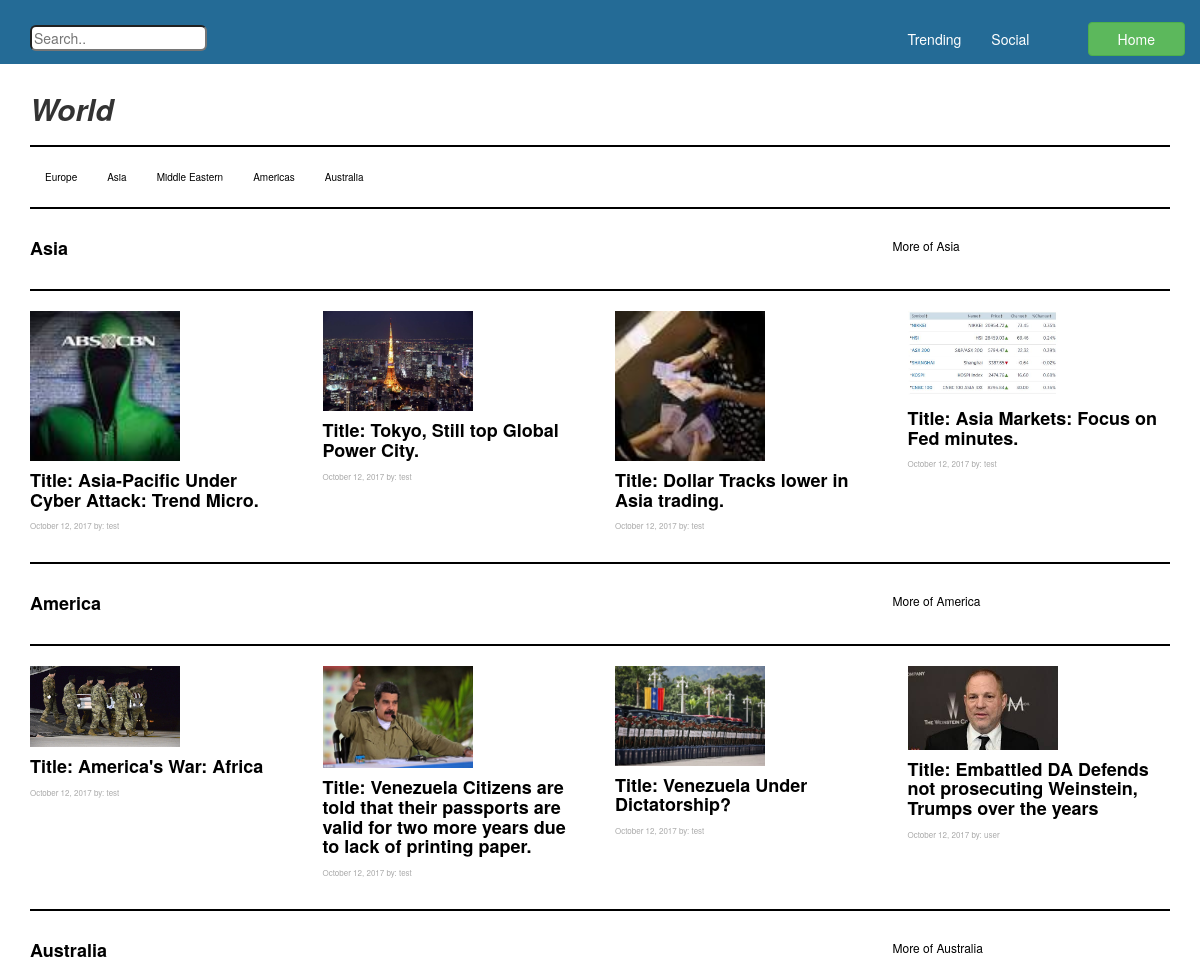
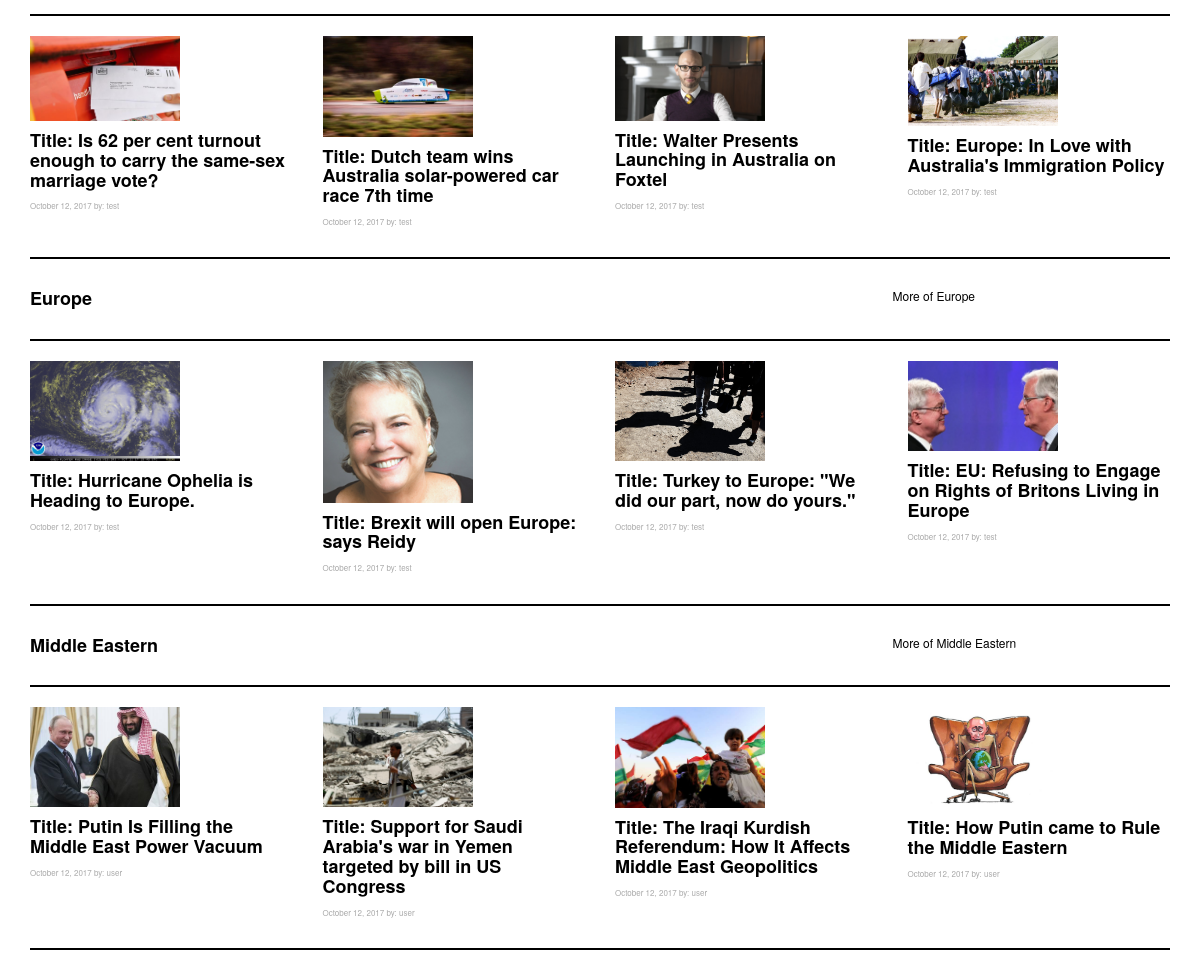
/webapp/Trending.php, run on the app's committed database (2 pictures, top to bottom).
### tables this page shows
CREATE TABLE `articles` (
  `article_id` int(11) NOT NULL,
  `title` longtext NOT NULL,
  `content` longtext NOT NULL,
  `date` date NOT NULL,
  `user_id` int(11) NOT NULL,
  `image` varchar(5000) NOT NULL,
  `topic` enum('Social','America','Asia','Europe','Middle Eastern','Australia') NOT NULL
);

CREATE TABLE `user` (
  `user_id` int(11) NOT NULL,
  `username` varchar(1000) NOT NULL,
  `email` varchar(1000) NOT NULL,
  `password` varchar(100) NOT NULL
);

### webapp/Trending.php (the view, shortened to what this page needs)
<?php
    require("sql_connect.php");
?>
<html>
<head>
<link rel = "stylesheet" href = "bootstrap/css/bootstrap.css">
<link rel = "stylesheet" type = "text/css" href="style.css">
</head>
<header>
    <nav class = "nav navbar-default-top2">
         <div class="container-fluid">
                <form action = "home.php" method = "POST">
                        <div class="col-md-3" style = "margin-top: 25px;">
                             <input type="text" name="search" placeholder="Search.." style = "border-radius: 6px;">
                        </div>
                    </form>
                         <div class = "col-md-offset-9">
                            <ul class = "nav navbar-nav">
                                <li><a href= "Trending.php">Trending</a></li>
                                <li><a href= "social.php">Social</a></li>
                            </ul>
                    </div>
                <div class="col-md-offset-11">
                    <a href = "home.php"><button type="button" class="btn btn-success" style="margin-top: 8px;">Home</button> </a>
                </div>
            </div>
    </nav>
</header>
<body>
<div class = "container" id = "mainContainer">
    <div class = "mainHeader">
        <h2>World</h2>
            <hr style = "border: solid black 1px;">
    </div>
<?php
    $topics = array("Asia", "America", "Australia", "Europe", "Middle Eastern");
    echo"
            <div class = 'subTitles'>
                <ul class = 'nav navbar-nav' id  = 'subTitlesNav'>
                    <li><a href= 'categories.php?cat=Europe'>Europe</a></li>
                    <li><a href= 'categories.php?cat=Asia'>Asia</a></li>
                    <li><a href= 'categories.php?cat=Middle Eastern'>Middle Eastern</a></li>
                    <li><a href= 'categories.php?cat=Americas'>Americas</a></li>
                    <li><a href= 'categories.php?cat=Australia'>Australia</a></li>
                </ul>
                <br>
                 <hr style = 'border: solid black 0.5px;'>
        </div>
        ";
    foreach($topics as $topic){
        $query = "SELECT * FROM articles AS a
                INNER JOIN user AS u
                ON u.user_id = a.user_id
                WHERE topic = '{$topic}'
                ORDER BY article_id DESC LIMIT 4";
        $ret = mysqli_query($db, $query);
        echo "
                <div class = 'row'>
                    <div class = 'col-md-9'>
                        <div class = 'mainHeader'>
                            <h4>{$topic}</h4>
                        </div>
                    </div>
                    <div class = 'col-md-offset-9'>
                        <a href = 'categories.php?cat={$topic}'><h6 style = 'color:black'>More of {$topic}</h6></a>
                    </div>
                </div>
                <hr style = 'border: solid black 0.5px';>
                <div class = 'row'>
                ";
            while($row = mysqli_fetch_assoc($ret)){
                $temp = strtotime($row['date']);
				$saveDate = date("F j, Y", $temp);
                echo"
                        <div class = 'col-md-3'>
                            <a href = 'article.php?artID={$row['article_id']}'><img src='{$row['image']}' style = 'width:150px;'></a>
                            <h4>Title: {$row['title']}</h4>
                            <p style = 'font-size: 8px; color: darkgray'>{$saveDate} by: {$row['username']}</p>
                        </div>
                ";
            }
            echo"
                    </div>
            <hr style = 'border: solid black 0.5px';>";
    }
?>
</div>

### webapp/style.css (style rules this page uses)
p { color: black; }
.navbar-default-top2 { background-color: #246b96; position: fixed; top: 0; width: 100%; z-index: 100; }
.navbar-nav > li >a { color: white; transition-duration: 0.4s; }
.btn { width: 100%; }
#subTitlesNav>li>a { color:black; }
#mainContainer { margin-top: 50px; }

### webapp/Trending.php (style rules this page uses)
#mainContainer { margin-bottom: 50px; padding-bottom: 20px; }
.mainHeader>h2 { font-style: italic; font-weight: bold; }
#subTitlesNav > li> a { font-size: 10px; padding-top: 0px; margin: 0px; }
h4 { font-weight: bold; color:black; }

### data on the page
articles: image (picture), title "Asia-Pacific Under Cyber Attack: Trend Micro.", date "October 12, 2017", user.username "test"
articles: image (picture), title "Tokyo, Still top Global Power City.", date "October 12, 2017", user.username "test"
articles: image (picture), title "Dollar Tracks lower in Asia trading.", date "October 12, 2017", user.username "test"
articles: image (picture), title "Asia Markets: Focus on Fed minutes.", date "October 12, 2017", user.username "test"
articles: image (picture), title "America's War: Africa", date "October 12, 2017", user.username "test"
articles: image (picture), title "Venezuela Citizens are told that their passports are valid for two more years due to lack of printing paper.", date "October 12, 2017", user.username "test"
articles: image (picture), title "Venezuela Under Dictatorship?", date "October 12, 2017", user.username "test"
articles: image (picture), title "Embattled DA Defends not prosecuting Weinstein, Trumps over the years", date "October 12, 2017", user.username "user"
articles: image (picture), title "Is 62 per cent turnout enough to carry the same-sex marriage vote?", date "October 12, 2017", user.username "test"
articles: image (picture), title "Dutch team wins Australia solar-powered car race 7th time", date "October 12, 2017", user.username "test"
articles: image (picture), title "Walter Presents Launching in Australia on Foxtel", date "October 12, 2017", user.username "test"
articles: image (picture), title "Europe: In Love with Australia's Immigration Policy", date "October 12, 2017", user.username "test"
articles: image (picture), title "Hurricane Ophelia is Heading to Europe.", date "October 12, 2017", user.username "test"
articles: image (picture), title "Brexit will open Europe: says Reidy", date "October 12, 2017", user.username "test"
articles: image (picture), title "Turkey to Europe: \"We did our part, now do yours.\"", date "October 12, 2017", user.username "test"
articles: image (picture), title "EU: Refusing to Engage on Rights of Britons Living in Europe", date "October 12, 2017", user.username "test"
articles: image (picture), title "Putin Is Filling the Middle East Power Vacuum", date "October 12, 2017", user.username "user"
articles: image (picture), title "Support for Saudi Arabia's war in Yemen targeted by bill in US Congress", date "October 12, 2017", user.username "user"
articles: image (picture), title "The Iraqi Kurdish Referendum: How It Affects Middle East Geopolitics", date "October 12, 2017", user.username "user"
articles: image (picture), title "How Putin came to Rule the Middle Eastern", date "October 12, 2017", user.username "user"

### other printed values
$topic "Asia"
$topic "America"
$topic "Australia"
$topic "Europe"
$topic "Middle Eastern"
